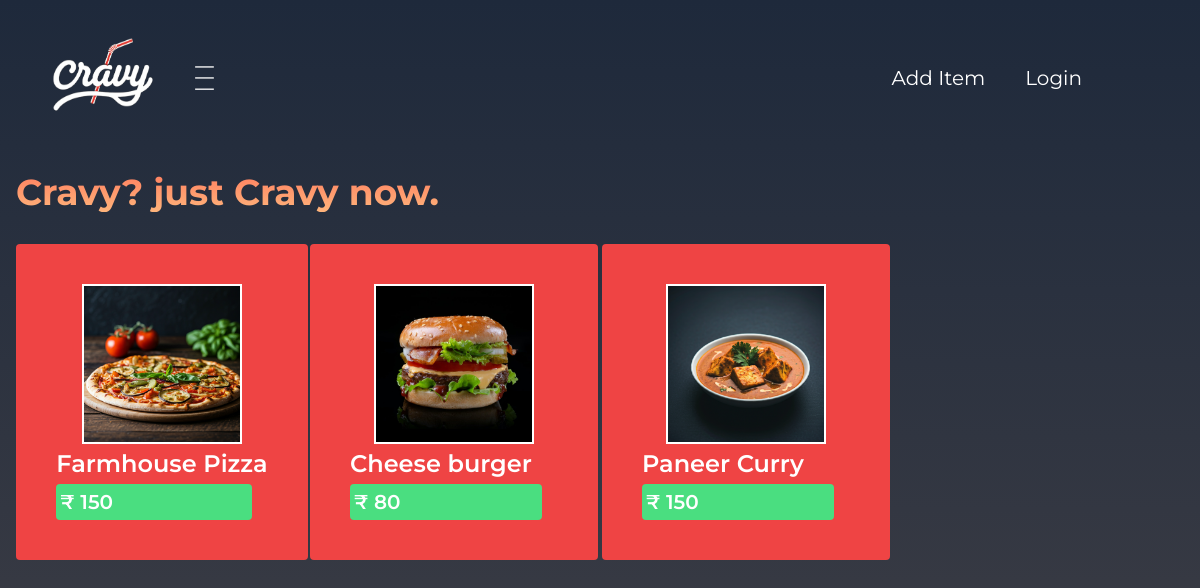
Before: / with the older database file.
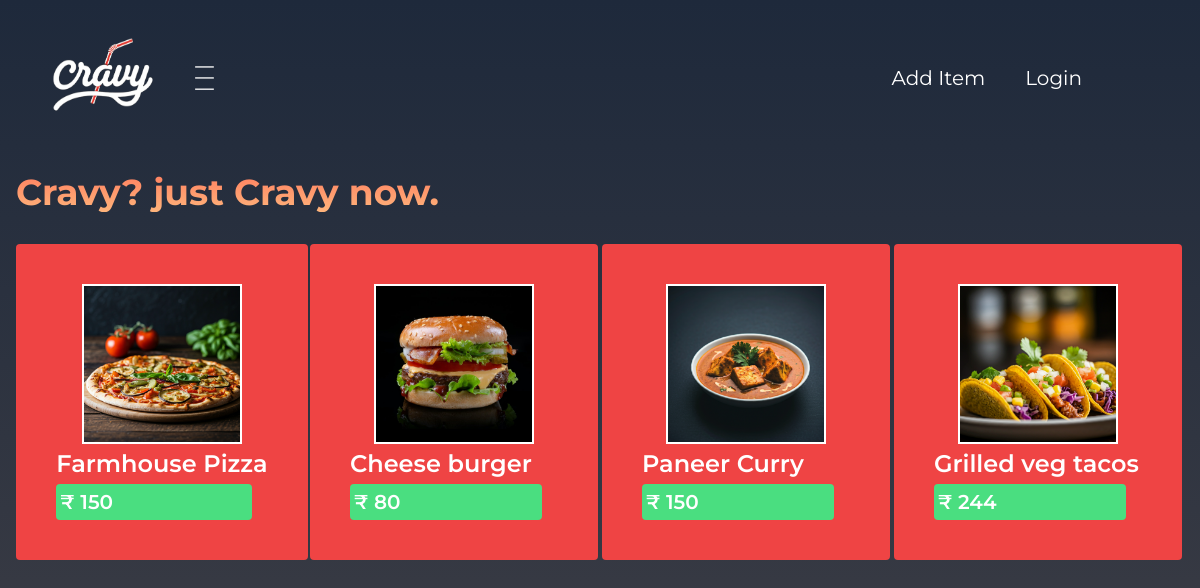
After: the same page with the newer database file.
### food/models.py (models this page shows, shortened)
class Item(models.Model):
    name = models.CharField(max_length= 255)
    description = models.CharField(max_length= 255)
    price = models.IntegerField()
    image = models.ImageField(upload_to = 'product_images/', null= True)

### food/views.py (the view)
# urls.py: 2. Add a URL to urlpatterns:  path('', views.home, name='home')
def home(request):
    items = Item.objects.all()
    context = {
        'items':items,
    }
    return render(request, 'index.html', context)

### food/templates/index.html
{% extends 'master.html' %}
{% block content %}
    <h1 class="welcome text-4xl  m-4 mb-2 font-bold m ">
       Cravy? just Cravy now.
    </h1>
    <div class=" m-4 grid md:grid-cols-4 justify-center items-center ">
            {% for item in items %}
            <div class="min-w-72 bg-red-500 mx-auto my-2 p-10 rounded transition delay-60 hover:-translate-y-2
                                    hover:scale-110 hover:border-white hover:text-amber-300 hover:bg-red-500">
                <a href=" {% url 'food:item_details' item.id %}">
                    <img class=" h-40 mx-auto border-white border-2 " src="{{item.image.url}}" alt="">
                    <p class="text-wrap text-2xl py-1 font-semibold"> {{item.name}} </p>
                    <p class=" bg-green-400 text-xl font-semibold rounded p-1 mr-4">
                            &#8377 {{item.price}} </p>
                </a>
            </div>
            {% endfor %}
    </div>
{% endblock %}

### food/templates/master.html (shortened to what this page needs)
{% load static %}
<!DOCTYPE html>
<html lang="en">
<head>
    <script src="https://cdn.tailwindcss.com"></script>
</head>
<body class=" text-white flex flex-col bg-gradient-to-b from-slate-800 to-zinc-700 bg-no-repeat
    min-h-screen">
    <nav class="flex flex-row m-4 px-4 py-3 text-xl gap-7  items-center">
        <a href="{% url 'food:home' %}" class=" border-2 border-transparent
                    transition delay-60 hover:-translate-y-1  hover:border-white rounded ">
            <img class="w-32 h-24" src="{% static 'logo3.png' %}" alt="">
        </a>
        <a href=" " class="
                    transition delay-60 rotate-90 mr-3 hover:scale-110 hover:animate-pulse ">
            | | |
        </a>
        <a href="{% url 'food:add_item' %}" class="border-2 border-transparent ml-auto p-1
                    transition delay-75 hover:-translate-y-2 hover:scale-110 hover:border-white rounded ">
            Add Item
        </a>
        <a href="" class="border-2 border-transparent mr-20 p-1
                    transition delay-75 hover:-translate-y-2 hover:scale-110 hover:border-white rounded">
            Login
        </a>
    </nav>
    {% block content %}{% endblock %}
</body>
</html>

### food/templates/master.html (style rules this page uses)
body { font-family: "Montserrat", sans-serif; }
.welcome { background:linear-gradient(to bottom, #ff7e5f, #feb47b); -webkit-background-clip: text; -webkit-text-fill-color: transparent; }

Changed rows visible on the page:
added Item: image (picture), name "Grilled veg tacos", price "244"
